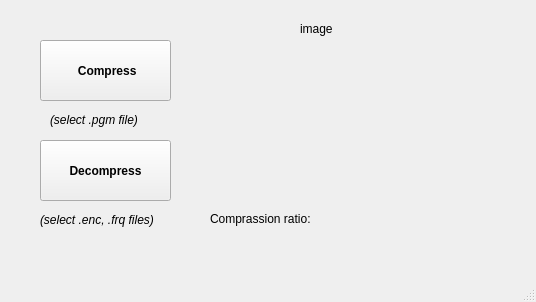
<?xml version="1.0" encoding="UTF-8"?>
<ui version="4.0">
 <class>MainWindow</class>
 <widget class="QMainWindow" name="MainWindow">
  <property name="geometry">
   <rect>
    <x>0</x>
    <y>0</y>
    <width>536</width>
    <height>302</height>
   </rect>
  </property>
  <property name="windowTitle">
   <string>MainWindow</string>
  </property>
  <widget class="QWidget" name="centralwidget">
   <widget class="QLabel" name="label_5">
    <property name="geometry">
     <rect>
      <x>40</x>
      <y>210</y>
      <width>151</width>
      <height>20</height>
     </rect>
    </property>
    <property name="font">
     <font>
      <italic>true</italic>
     </font>
    </property>
    <property name="text">
     <string>(select .enc, .frq files)</string>
    </property>
   </widget>
   <widget class="QPushButton" name="pushButton_2">
    <property name="geometry">
     <rect>
      <x>40</x>
      <y>40</y>
      <width>131</width>
      <height>61</height>
     </rect>
    </property>
    <property name="font">
     <font>
      <weight>75</weight>
      <bold>true</bold>
     </font>
    </property>
    <property name="text">
     <string>  Compress </string>
    </property>
   </widget>
   <widget class="QLabel" name="label_4">
    <property name="geometry">
     <rect>
      <x>50</x>
      <y>110</y>
      <width>121</width>
      <height>20</height>
     </rect>
    </property>
    <property name="font">
     <font>
      <italic>true</italic>
     </font>
    </property>
    <property name="text">
     <string>(select .pgm file)</string>
    </property>
   </widget>
   <widget class="QPushButton" name="pushButton_3">
    <property name="geometry">
     <rect>
      <x>40</x>
      <y>140</y>
      <width>131</width>
      <height>61</height>
     </rect>
    </property>
    <property name="font">
     <font>
      <weight>75</weight>
      <bold>true</bold>
     </font>
    </property>
    <property name="text">
     <string>Decompress</string>
    </property>
   </widget>
   <widget class="QLabel" name="label_2">
    <property name="geometry">
     <rect>
      <x>340</x>
      <y>210</y>
      <width>91</width>
      <height>17</height>
     </rect>
    </property>
    <property name="text">
     <string/>
    </property>
   </widget>
   <widget class="QLabel" name="label">
    <property name="geometry">
     <rect>
      <x>190</x>
      <y>50</y>
      <width>271</width>
      <height>141</height>
     </rect>
    </property>
    <property name="text">
     <string/>
    </property>
    <property name="scaledContents">
     <bool>true</bool>
    </property>
   </widget>
   <widget class="QLabel" name="label_3">
    <property name="geometry">
     <rect>
      <x>210</x>
      <y>210</y>
      <width>131</width>
      <height>17</height>
     </rect>
    </property>
    <property name="text">
     <string>Comprassion ratio:</string>
    </property>
   </widget>
   <widget class="QLabel" name="label_6">
    <property name="geometry">
     <rect>
      <x>300</x>
      <y>20</y>
      <width>41</width>
      <height>17</height>
     </rect>
    </property>
    <property name="text">
     <string>image</string>
    </property>
   </widget>
  </widget>
  <widget class="QMenuBar" name="menubar">
   <property name="geometry">
    <rect>
     <x>0</x>
     <y>0</y>
     <width>536</width>
     <height>22</height>
    </rect>
   </property>
  </widget>
  <widget class="QStatusBar" name="statusbar"/>
 </widget>
 <resources/>
 <connections/>
</ui>
